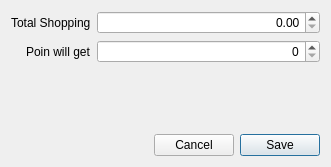
<?xml version="1.0" encoding="UTF-8"?>
<ui version="4.0">
 <class>SettingPoinAddDialog</class>
 <widget class="QDialog" name="SettingPoinAddDialog">
  <property name="geometry">
   <rect>
    <x>0</x>
    <y>0</y>
    <width>331</width>
    <height>167</height>
   </rect>
  </property>
  <property name="windowTitle">
   <string>Dialog</string>
  </property>
  <layout class="QVBoxLayout" name="verticalLayout">
   <item>
    <layout class="QFormLayout" name="formLayout">
     <property name="labelAlignment">
      <set>Qt::AlignRight|Qt::AlignTrailing|Qt::AlignVCenter</set>
     </property>
     <item row="0" column="0">
      <widget class="QLabel" name="label">
       <property name="text">
        <string>Total Shopping</string>
       </property>
      </widget>
     </item>
     <item row="1" column="0">
      <widget class="QLabel" name="label_2">
       <property name="text">
        <string>Poin will get</string>
       </property>
      </widget>
     </item>
     <item row="0" column="1">
      <widget class="QDoubleSpinBox" name="doubleTotal">
       <property name="alignment">
        <set>Qt::AlignRight|Qt::AlignTrailing|Qt::AlignVCenter</set>
       </property>
       <property name="maximum">
        <double>100000000.000000000000000</double>
       </property>
      </widget>
     </item>
     <item row="1" column="1">
      <widget class="QSpinBox" name="spinPoin">
       <property name="alignment">
        <set>Qt::AlignRight|Qt::AlignTrailing|Qt::AlignVCenter</set>
       </property>
       <property name="maximum">
        <number>1000000</number>
       </property>
      </widget>
     </item>
    </layout>
   </item>
   <item>
    <spacer name="verticalSpacer">
     <property name="orientation">
      <enum>Qt::Vertical</enum>
     </property>
     <property name="sizeHint" stdset="0">
      <size>
       <width>20</width>
       <height>40</height>
      </size>
     </property>
    </spacer>
   </item>
   <item>
    <layout class="QHBoxLayout" name="horizontalLayout">
     <item>
      <spacer name="horizontalSpacer">
       <property name="orientation">
        <enum>Qt::Horizontal</enum>
       </property>
       <property name="sizeHint" stdset="0">
        <size>
         <width>40</width>
         <height>20</height>
        </size>
       </property>
      </spacer>
     </item>
     <item>
      <widget class="QPushButton" name="pushCancel">
       <property name="text">
        <string>Cancel</string>
       </property>
       <property name="autoDefault">
        <bool>false</bool>
       </property>
      </widget>
     </item>
     <item>
      <widget class="QPushButton" name="pushSave">
       <property name="text">
        <string>Save</string>
       </property>
       <property name="autoDefault">
        <bool>true</bool>
       </property>
       <property name="default">
        <bool>true</bool>
       </property>
      </widget>
     </item>
    </layout>
   </item>
  </layout>
 </widget>
 <resources/>
 <connections>
  <connection>
   <sender>pushCancel</sender>
   <signal>clicked()</signal>
   <receiver>SettingPoinAddDialog</receiver>
   <slot>close()</slot>
   <hints>
    <hint type="sourcelabel">
     <x>194</x>
     <y>144</y>
    </hint>
    <hint type="destinationlabel">
     <x>165</x>
     <y>83</y>
    </hint>
   </hints>
  </connection>
 </connections>
</ui>
